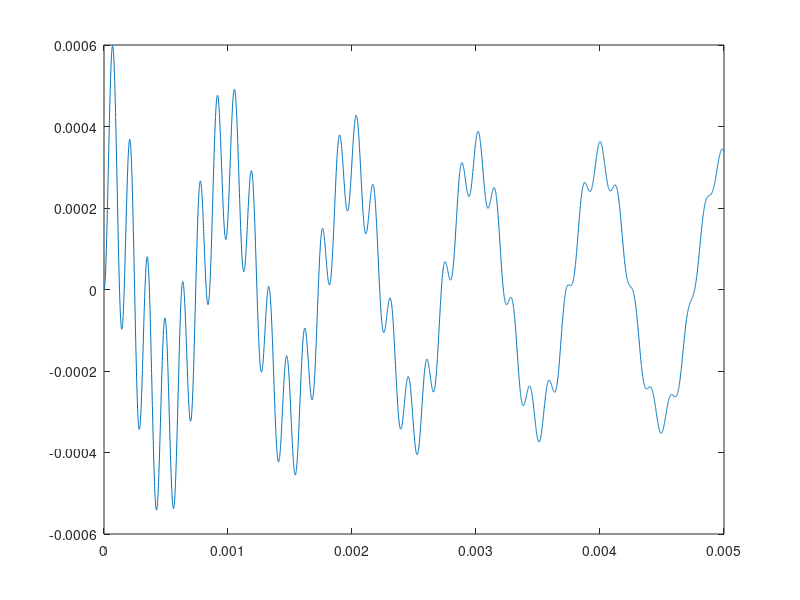

The MATLAB script that drew this image:
L=10*10^(-3)
R=10
C=20*10^(-6)
T=10^(-6)
t=0:T:5*10^(-3)
f=sin(2*pi*1000*t)
a=((L/(T^2))+(R/T)+(1/C))
b=((-2*(L/T^2))+(R/T))
c=(L/(T^2))
y=[0 0]
for i=3:length(t)
    y(i)=(-b/a)*y(i-1)-(c/a)*y(i-2)+(1/(a*T))*f(i)-((1/(a*T))*f(i-1))
end
plot(t,y)


